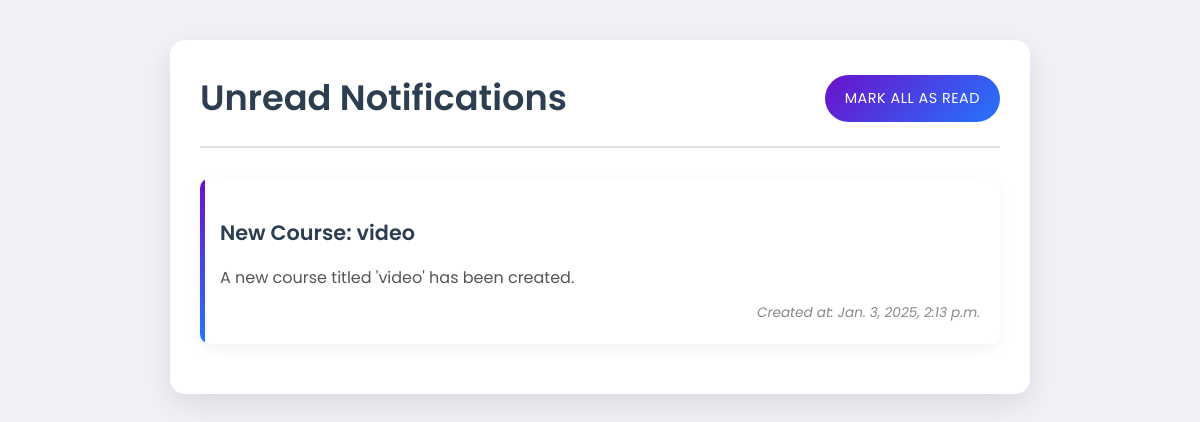
Screenshot of /dashboard/notifications/3/ with the database file from the repository.
### dashboards/models.py (models this page shows, shortened)
class Notification(models.Model):
    title = models.CharField(max_length=255)  # Title of the notification
    message = models.TextField()  # Detailed notification message
    recipients = models.ManyToManyField('authentication.User', related_name='notifications')  # Users receiving the notification
    created_at = models.DateTimeField(auto_now_add=True)  # Timestamp for when the notification was created
    is_read = models.BooleanField(default=False)  # Status of whether the notification has been read or not

### dashboards/views.py (the view)
# urls.py: path('notifications/<int:user_id>/', views.notifications_view, name='notifications'),  # User-specific notifications
def notifications_view(request,user_id):
    employee = get_object_or_404(User, id=user_id)
    notifications = Notification.objects.filter(recipients=employee, is_read=False).order_by('-created_at')   # Unread notifications for the user
    return render(request, 'dashboards/notifications.html', {'notifications': notifications,'user_id':user_id})

### dashboards/templates/dashboards/notifications.html (shortened to what this page needs)
<!DOCTYPE html>
{% load static %}
<html lang="en">
<head>
    <link rel="stylesheet" href="{% static 'css/notifications.css' %}">
</head>
<body>
    <div class="container">
        <header>
            <h1>Unread Notifications</h1>
            <a href="{% url 'mark_all_as_read' user_id %}" class="mark-all-btn">Mark All as Read</a>
        </header>
        <main>
            {% if notifications %}
                {% for notification in notifications %}
                    <div class="notification-card">
                        <h2>{{ notification.title }}</h2>
                        <p>{{ notification.message }}</p>
                        <small>Created at: {{ notification.created_at }}</small>
                    </div>
                {% endfor %}
            {% else %}
                <p class="no-notifications">You have no unread notifications.</p>
            {% endif %}
        </main>
    </div>
</body>
</html>

### dashboards/static/css/notifications.css (style rules this page uses)
body { font-family: 'Poppins', sans-serif; background-color: #f0f2f5; margin: 0; padding: 0; color: #333; line-height: 1.6; }
.container { max-width: 800px; margin: 40px auto; background: #fff; box-shadow: 0 10px 30px rgba(0, 0, 0, 0.1); border-radius: 15px; overflow: hidden; padding: 30px; transition: transform 0.3s ease; }
header { display: flex; justify-content: space-between; align-items: center; border-bottom: 2px solid #e0e0e0; padding-bottom: 20px; margin-bottom: 30px; }
header h1 { font-size: 2.2em; color: #2c3e50; font-weight: 600; margin: 0; }
.mark-all-btn { background: linear-gradient(135deg, #6a11cb 0%, #2575fc 100%); color: #fff; text-decoration: none; padding: 12px 20px; font-size: 0.9em; border-radius: 25px; transition: all 0.3s ease; font-weight: 400; letter-spacing: 0.5px; text-transform: uppercase; }
.notification-card { border: none; border-radius: 10px; padding: 20px; margin-bottom: 20px; background: #fff; box-shadow: 0 5px 15px rgba(0, 0, 0, 0.05); transition: all 0.3s ease; position: relative; overflow: hidden; }
.notification-card::before { content: ''; position: absolute; top: 0; left: 0; width: 5px; height: 100%; background: linear-gradient(to bottom, #6a11cb, #2575fc); }
.notification-card h2 { font-size: 1.3em; margin-bottom: 10px; color: #2c3e50; font-weight: 600; }
.notification-card p { font-size: 1em; color: #555; margin-bottom: 12px; line-height: 1.6; }
.notification-card small { font-size: 0.85em; color: #888; display: block; text-align: right; font-style: italic; }

### rows the page displays
Notification: title "New Course: video", message "A new course titled 'video' has been created.", created_at "Jan. 3, 2025, 2:13 p.m."
